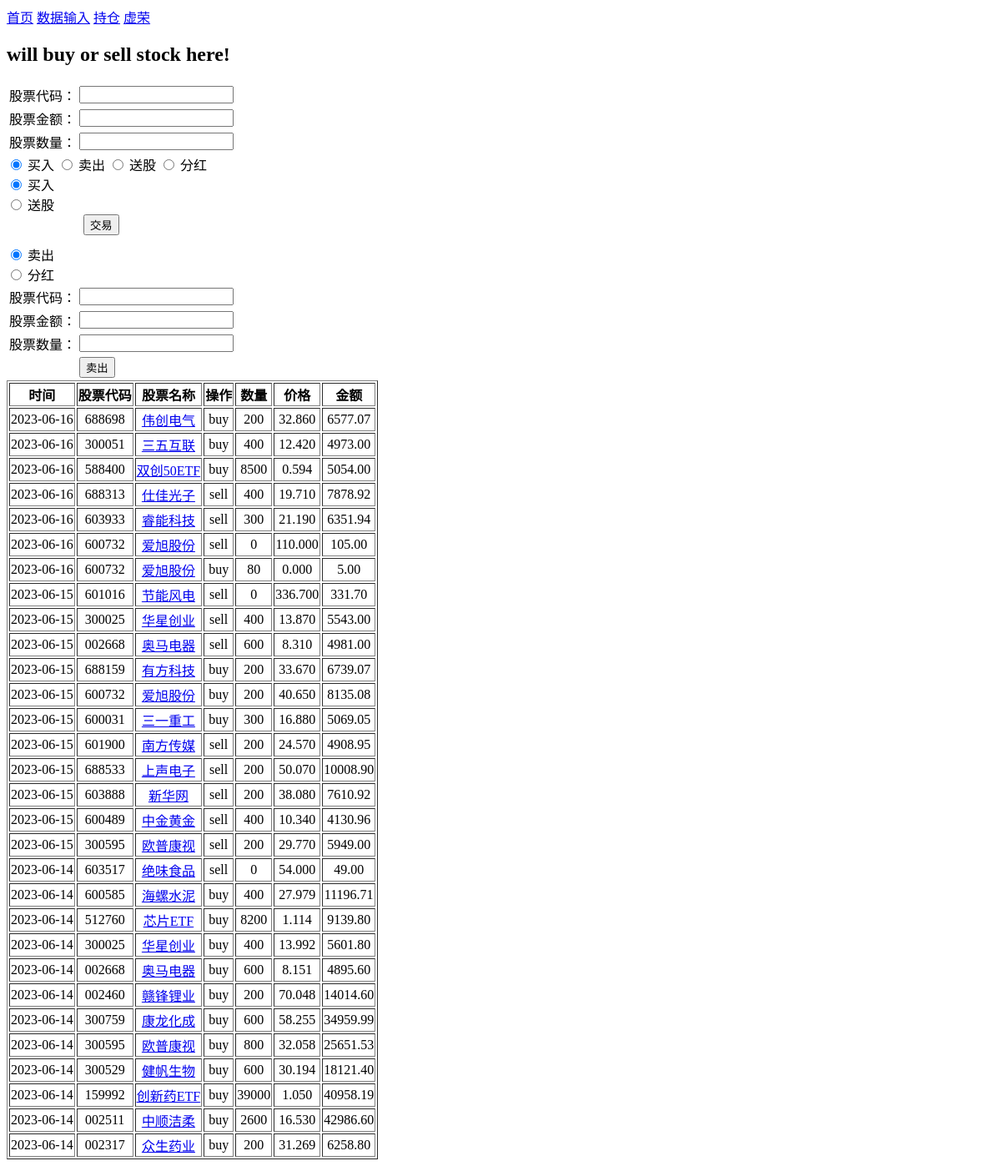
Before: /trade/ with the older database file.
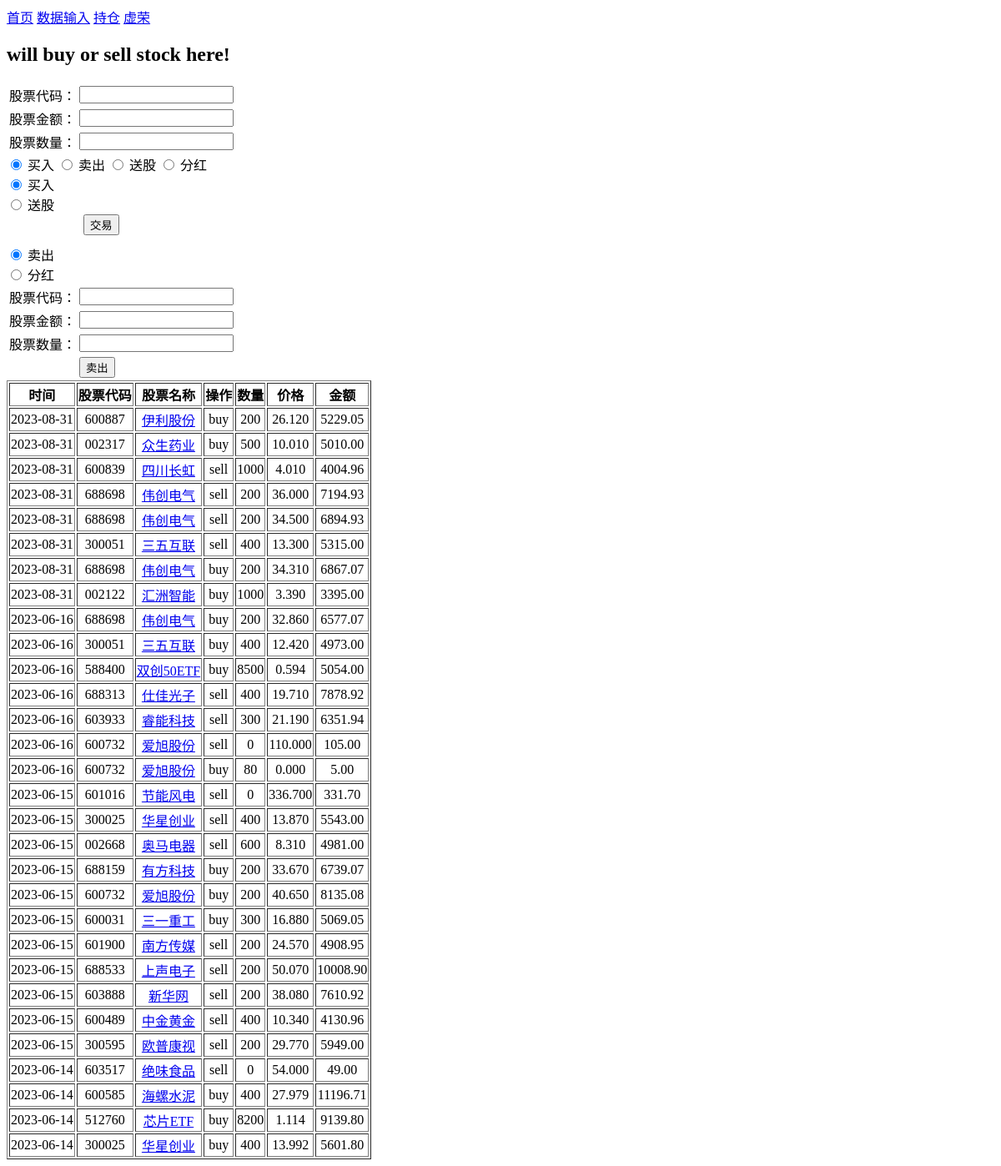
After: the same page with the newer database file.
### stocks/models.py (models this page shows, shortened)
class Record(models.Model):
    id = models.AutoField(primary_key=True)
    stock = models.ForeignKey(StcokInHand, on_delete=models.CASCADE, related_name='stock_code', null=True, blank=True, default=None)
    mark = models.CharField(max_length=4)
    quantity = models.IntegerField(default=0)
    price = models.DecimalField(max_digits=8, decimal_places=3, default=0)
    amount = models.DecimalField(max_digits=10, decimal_places=2, default=0)
    date = models.CharField(max_length=10)

class StcokInHand(models.Model):
    id = models.AutoField(primary_key=True)
    code = models.CharField(max_length=6)
    name = models.CharField(max_length=20)
    close = models.DecimalField(max_digits=8, decimal_places=3, default=0)
    ratio = models.FloatField(default=0)
    preclose = models.DecimalField(max_digits=8, decimal_places=3, default=0)
    buyquantity = models.IntegerField(default=0)
    buyamount = models.DecimalField(max_digits=11, decimal_places=2, default=1)
    sellquantity = models.IntegerField(default=0)
    sellamount = models.DecimalField(max_digits=11, decimal_places=2, default=0)
    quantityinhand = models.IntegerField()
    profit = models.DecimalField(max_digits=11, decimal_places=2, default=0)  # 收益
    estimation = models.DecimalField(max_digits=8, decimal_places=3, default=0)  # 估值
    value = models.DecimalField(max_digits=11, decimal_places=2, default=0)   # 市值
    profit_day = models.DecimalField(max_digits=11, decimal_places=2, default=0)  # 当日收益
    profit_ratio = models.FloatField(default=0, blank=True, null=True)

### stocks/views.py (the view)
# urls.py: path('trade/',views.trade, name='trade'),
def trade(request):
    stock_form = StockinhandForm()
    buy_form = BuystockForm()
    sell_form = SellstockForm()
    records = Record.objects.order_by('-id')[:30]
    content = {'stock_form': stock_form,
               'buy_form': buy_form,
               'sell_form': sell_form,
               'records': records
               }
    return render(request, 'trade.html', content)

### stocks/forms.py
class StockinhandForm(ModelForm):
    code = forms.CharField(max_length=6, min_length=6, required=True)
    class Meta:
        model = StcokInHand
        fields = ('code',)

class BuystockForm(ModelForm):
    amount = forms.DecimalField()
    quantity = forms.IntegerField()
    CHOICES = (
        ('buy', '买入'),
        ('send', '送股'),
    )
    my_choice = forms.ChoiceField(choices=CHOICES, widget=forms.RadioSelect(attrs={'layout': 'horizontal'}),
                                  initial='buy')
    class Meta:
        model = Record
        fields = ('amount', 'quantity')

### templates/trade.html (shortened to what this page needs)
{% extends 'base.html' %}
{% block content %}
<h2> will buy or sell stock here!</h2>
 <form name="buyForm"  action="/buystock/"  method="POST">
     <table>
         <tr>
             <td>股票代码：</td>
             <td>{{ stock_form.code }}</td>
         </tr>
         <tr>
             <td>股票金额：</td>
             <td>{{ buy_form.amount }}</td>
         </tr>
         <tr>
             <td>股票数量：</td>
             <td>{{ buy_form.quantity }}</td>
         </tr>
     </table>
      <div>
        <input type="radio" id="buy" name="tade_radio" value="buy" checked />
        <label for="buy">买入</label>
        <input type="radio" id="sell" name="tade_radio" value="sell" />
        <label for="sell">卖出</label>
        <input type="radio" id="send" name="tade_radio" value="send" />
        <label for="send">送股</label>
        <input type="radio" id="dividend" name="tade_radio" value="divi" />
        <label for="dividend">分红</label>
      </div>
     <div>
         {{ buy_form.my_choice}}
     </div>
    <input style="position: absolute;left:100px"     type="submit" name="bconfirm" value="交易" />
 </form>
<br>
<br>
<form name="sellForm"  action="/sellstock/"  method="POST">
        <table>
         <tr>
             <td>股票代码：</td>
             <td>{{ stock_form.code }}</td>
         </tr>
         <tr>
             <td>股票金额：</td>
             <td>{{ sell_form.amount }}</td>
         </tr>
         <tr>
             <td>股票数量：</td>
             <td>{{ sell_form.quantity }}</td>
         </tr>
         <tr>
             <td> </td>
             <td> <input type="submit" name="bconfirm" value="卖出" />&nbsp;&nbsp;&nbsp;&nbsp;</td>
         </tr>
            {{ sell_form.my_choice}}
     </table>
</form>
<div class='table_record' style="text-align: center;">
<table border="1">
      <tr>
		  <th>时间</th>
		  <th>股票代码</th>
		  <th>股票名称</th>
		  <th>操作</th>
		  <th>数量</th>
		  <th>价格</th>
		  <th>金额</th>
	  </tr>
	{% for item in records %}
      <tr>
		  <td>{{ item.date }}</td>
		  <td> {{ item.stock.code }} </td>
		   <td><a  href="{% url 'stocks:stockdetail' item.stock.code %}" > {{ item.stock.name }} </a></td>
		  <td>{{ item.mark }}</td>
		  <td>{{ item.quantity }}</td>
		  <td>{{ item.price }}</td>
		  <td>{{ item.amount }}</td>
	  </tr>
	{% endfor %}
   </table>
</div>
{% endblock %}

### templates/base.html (shortened to what this page needs)
<!Doctype html>
{% load static %}
<html>
<head>
</head>
<body>
<a  href="{% url 'stocks:index' %}" >首页</a>
<a  href="{% url 'stocks:trade' %}" >数据输入</a>
<a  href="{% url 'stocks:stockinhand' %}">持仓</a>
<a  href="{% url 'stocks:profit' %}">虚荣</a>
<div class="container">
 {% block content %}
 {% endblock %}
 </div>
</body>
</html>

Changed rows visible on the page:
no longer on this page (row unchanged): Record: date "2023-06-14", stock.code "002668", stock.name "奥马电器", mark "buy", quantity "600", price "8.151", amount "4895.60"
no longer on this page (row unchanged): Record: date "2023-06-14", stock.code "002460", stock.name "赣锋锂业", mark "buy", quantity "200", price "70.048", amount "14014.60"
no longer on this page (row unchanged): Record: date "2023-06-14", stock.code "300759", stock.name "康龙化成", mark "buy", quantity "600", price "58.255", amount "34959.99"
no longer on this page (row unchanged): Record: date "2023-06-14", stock.code "300595", stock.name "欧普康视", mark "buy", quantity "800", price "32.058", amount "25651.53"
no longer on this page (row unchanged): Record: date "2023-06-14", stock.code "300529", stock.name "健帆生物", mark "buy", quantity "600", price "30.194", amount "18121.40"
no longer on this page (row unchanged): Record: date "2023-06-14", stock.code "159992", stock.name "创新药ETF", mark "buy", quantity "39000", price "1.050", amount "40958.19"
no longer on this page (row unchanged): Record: date "2023-06-14", stock.code "002511", stock.name "中顺洁柔", mark "buy", quantity "2600", price "16.530", amount "42986.60"
no longer on this page (row unchanged): Record: date "2023-06-14", stock.code "002317", stock.name "众生药业", mark "buy", quantity "200", price "31.269", amount "6258.80"
added Record: date "2023-08-31", stock.code "600887", stock.name "伊利股份", mark "buy", quantity "200", price "26.120", amount "5229.05"
added Record: date "2023-08-31", stock.code "002317", stock.name "众生药业", mark "buy", quantity "500", price "10.010", amount "5010.00"
added Record: date "2023-08-31", stock.code "600839", stock.name "四川长虹", mark "sell", quantity "1000", price "4.010", amount "4004.96"
added Record: date "2023-08-31", stock.code "688698", stock.name "伟创电气", mark "sell", quantity "200", price "36.000", amount "7194.93"
added Record: date "2023-08-31", stock.code "688698", stock.name "伟创电气", mark "sell", quantity "200", price "34.500", amount "6894.93"
added Record: date "2023-08-31", stock.code "300051", stock.name "三五互联", mark "sell", quantity "400", price "13.300", amount "5315.00"
added Record: date "2023-08-31", stock.code "688698", stock.name "伟创电气", mark "buy", quantity "200", price "34.310", amount "6867.07"
added Record: date "2023-08-31", stock.code "002122", stock.name "汇洲智能", mark "buy", quantity "1000", price "3.390", amount "3395.00"
